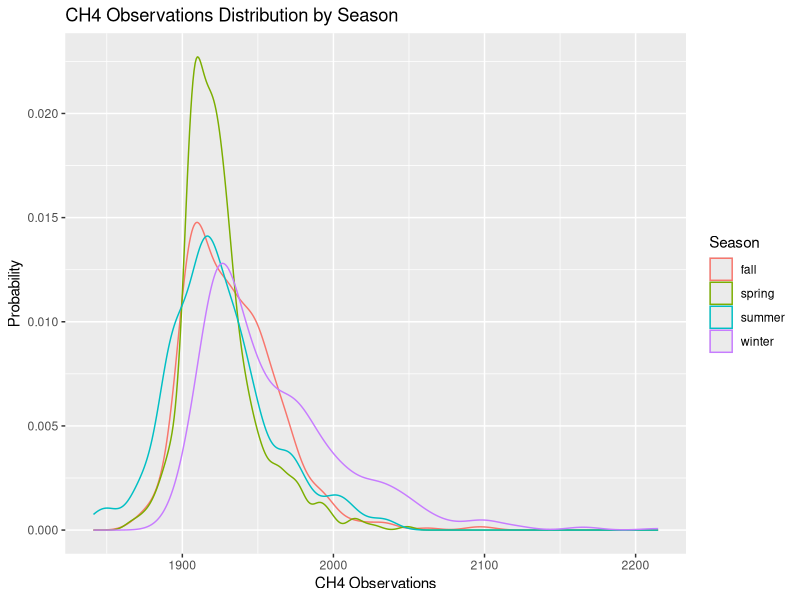
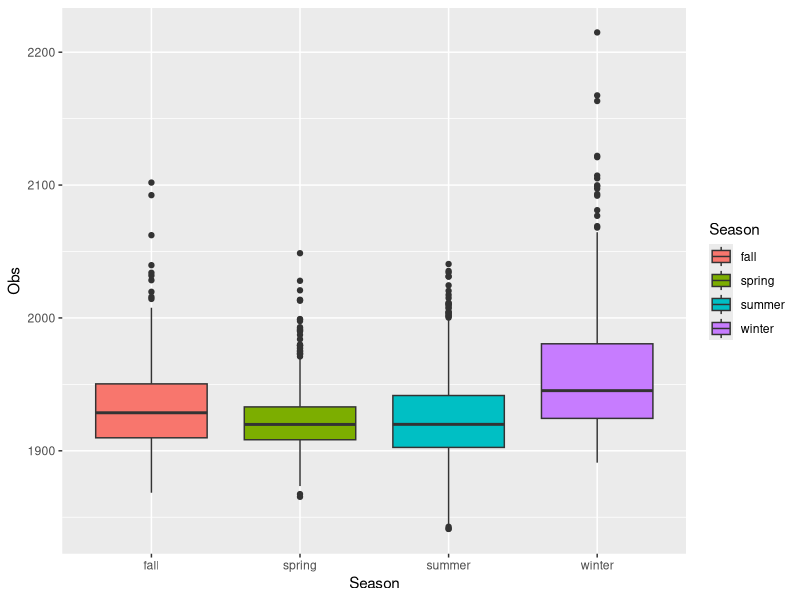

These charts were generated, in order, by the following R code: (Note: this script raises an error after producing the figures.)
## ---- chunk 1
library(knitr)
library(plyr)
library(broom)
library(tidyverse)
library(gridExtra)
opts_chunk$set(echo = FALSE,
               cache = TRUE, autodep = TRUE,
               message = FALSE, warning = FALSE)
## ---- chunk 2
methane <- read.csv("COP_CH4_Obs_Mod_Bg_Sep2012-Aug2013.csv")

afternoon <- c("16", "17", "18", "19", "20", "21")
spring.months <- c("3", "4", "5")
spring <- methane %>% filter(Mn %in% spring.months & Hr %in% afternoon)
summer.months <- c("6", "7", "8")
summer <- methane %>% filter(Mn %in% summer.months & Hr %in% afternoon)
fall.months <- c("9", "10", "11")
fall <- methane %>% filter(Mn %in% fall.months & Hr %in% afternoon)
winter.months <- c("12", "1", "2")
winter <- methane %>% filter(Mn %in% winter.months & Hr %in% afternoon)

# For part i)
season.dat <- rbind(spring, summer, fall, winter)
Season <- c(rep("spring", nrow(spring)), rep("summer", nrow(summer)),
            rep("fall", nrow(fall)), rep("winter", nrow(winter)))
season.noon <- cbind(Season, season.dat)

# For part ii)
methane$Date <- as.Date(with(methane, paste(Yr, Mn, Dy, sep = "-")), "%Y-%m-%d")
methane$Obs[is.na(methane$Obs)] <- mean(methane$Obs, na.rm=TRUE) # impute mean
CH4.ave <- ddply(methane, .(Date), summarize, daily.ave = mean(Obs))
## ---- chunk 3
ggplot(season.noon, aes(x = Obs, colour = Season)) + geom_density() + 
  ggtitle("CH4 Observations Distribution by Season") + 
  xlab("CH4 Observations") + ylab("Probability")
## ---- chunk 4
ggplot(season.noon, aes(x = Season, y = Obs)) + geom_boxplot(aes(fill = Season))
## ---- chunk 5
ggplot(CH4.ave, aes(Date, CH4.ave[2])) + geom_point() + geom_line() + geom_smooth(span = 0.4) + 
  ylab("Daily CH4 Average") + ggtitle("Daily CH4 Average")

CH4.ave$Date.n <- 1:365
CH4.ave.lm <- lm(daily.ave ~ Date.n, data = CH4.ave)
CH4.ave.lm.df <- augment(CH4.ave.lm)

date.n <- CH4.ave.lm.df$Date.n
resid <- CH4.ave.lm.df$.resid
CH4.lo <- loess(resid ~ date.n, span = 0.3)
CH4.lo.df <- augment(CH4.lo)

#Fitted trend
Trend <- CH4.ave.lm.df$.fitted - mean(CH4.ave.lm.df$.fitted)
g1 <- ggplot(CH4.ave.lm.df, aes(x = date.n, y = Trend)) + geom_point() + 
  geom_abline(slope = 0, intercept = 0) + labs(title = "Fitted trend", x = "Days") 

#Oscillations
g2 <- ggplot(CH4.lo.df, aes(x = date.n, y = .fitted)) + geom_point() + 
  geom_abline(slope = 0, intercept = 0) + labs(title = "Oscillations", x = "Days") + 
  geom_line() 

#Residuals after fitting loess to oscillations
g3 <- ggplot(CH4.lo.df, aes(x = date.n, y = .resid)) + geom_point() + 
  geom_line() + geom_abline(slope = 0) + labs(title = "Residuals", x = "Days")

grid.arrange(g1, g2, g3, ncol = 1)
## ---- chunk 6
methane.bu.sp <- read.csv("BU_C2H6_CH4_5min_May-Jun2014.csv")
methane.bu.fa <- read.csv("BU_C2H6_CH4_5min_Oct2012-Jan2013.csv")

spring.model <- lm(C2H6 ~ CH4, data = methane.bu.sp)
fall.winter.model <- lm(C2H6 ~ CH4, data = methane.bu.fa)
## ---- chunk 7
# Residual plot of spring model 
sp.lm.df <- augment(spring.model)
resid.sp <- ggplot(sp.lm.df, aes(x = CH4, y = .resid)) + 
  geom_point() + geom_smooth() + geom_abline(slope = 0, intercept = 0) + 
  ggtitle("Residual Plot of Spring model")

# Residual plot of fall.winter model
fa.win.lm.df <- augment(fall.winter.model)
resid.fa <- ggplot(fa.win.lm.df, aes(x = CH4, y = .resid)) + geom_point() +
  geom_smooth() + geom_abline(slope = 0, intercept = 0) + 
  ggtitle("Residual Plot of Fall-Winter model")

qqplot.sp <- ggplot(sp.lm.df, aes(sample = .resid)) + stat_qq() + 
  ggtitle("QQ-Plot of Spring model Residual")
qqplot.fa <- ggplot(fa.win.lm.df, aes(sample = .resid)) + stat_qq() + 
  ggtitle("QQ-Plot of Fall-Winter model Residual")

grid.arrange(resid.sp, resid.fa, qqplot.sp, qqplot.fa, ncol = 2)
## ---- chunk 8
# Residual vs fit graph for spring model
spring.fitted <- sort(fitted.values(spring.model))-mean(fitted.values(spring.model))
spring.residuals <- sort(residuals(spring.model))
n1 <- length(spring.residuals)
f.value1 <- (0.5:(n1 -0.5)) / n1
spring.fit <- data.frame(f.value1, Fitted = spring.fitted, 
                         Residuals = spring.residuals)
spring.fit.long <- spring.fit %>% gather(type, value, Fitted:Residuals)
res.fit.sp <- ggplot(spring.fit.long, aes(x = f.value1, y = value)) + geom_point() +
  facet_wrap(~type) + ggtitle("Spring Residual vs Fitted Graph")

# Residual vs fit graph for fall-winter model
fall.winter.fitted <- sort(fitted.values(fall.winter.model)) -mean(fitted.values(fall.winter.model))
fall.winter.residuals <- sort(residuals(fall.winter.model))
n2 <- length(fall.winter.residuals)
f.value2 <- (0.5:(n2 -0.5)) / n2
fall.winter.fit <- data.frame(f.value2, Fitted = fall.winter.fitted, 
                              Residuals = fall.winter.residuals)
fall.winter.fit.long <- fall.winter.fit %>% gather(type, value, Fitted:Residuals)
res.fit.fa <- ggplot(fall.winter.fit.long, aes(x = f.value2, y =value)) +
  geom_point() + facet_wrap(~type) + ggtitle("Fall-Winter Residual vs Fitted Graph")

grid.arrange(res.fit.sp, res.fit.fa, ncol = 2)
